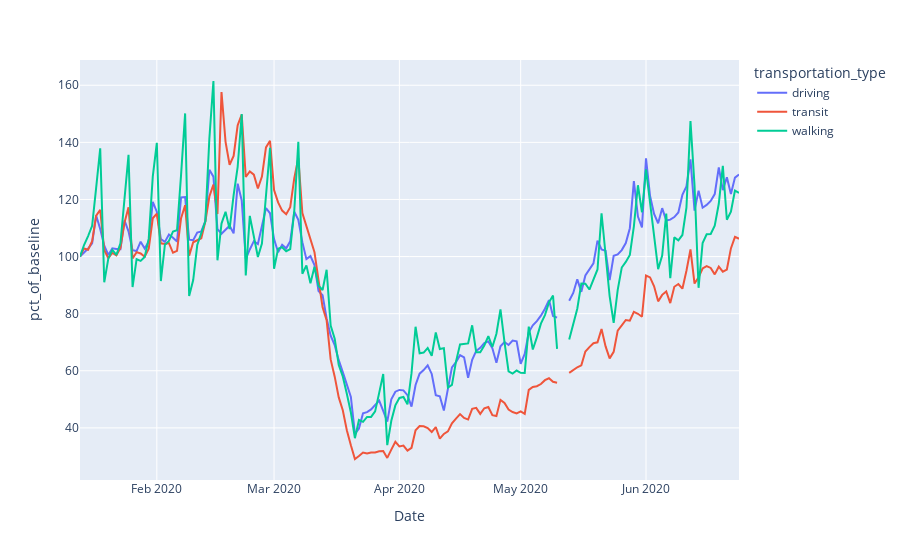

The notebook cell saved with this chart:
### Markdown cell above
There are 3 different types of transportation presented in this dataset: driving, transit and walking.
We visualize the development of each one in germany from the january 13th till now.

### Code cell
import plotly.express as px
#Make list of any cities to plot
to_show = ["Germany"]

#Plot
df = mobility_countries_melted[mobility_countries_melted["region"].isin(to_show)]
fig = px.line(df, x="Date", y="pct_of_baseline", color="transportation_type",
              line_group="region", hover_name="region")
fig.show()

### Figure 1 — Plotly figure (JSON) as saved in the notebook; plotly's stock layout.template omitted (floating-point values rounded to 4 significant figures; data arrays with more than 128 entries replaced by an {"elided": "..."} marker saying what was removed)
{"data": [{"hovertemplate": "<b>%{hovertext}</b><br><br>transportation_type=driving<br>region=Germany<br>Date=%{x}<br>pct_of_baseline=%{y}<extra></extra>", "hovertext": {"elided": "167 str values"}, "legendgroup": "driving", "line": {"color": "#636efa", "dash": "solid"}, "mode": "lines", "name": "driving", "orientation": "v", "showlegend": true, "type": "scatter", "x": {"elided": "167 str values"}, "xaxis": "x", "y": {"elided": "167 mixed values"}, "yaxis": "y"}, {"hovertemplate": "<b>%{hovertext}</b><br><br>transportation_type=transit<br>region=Germany<br>Date=%{x}<br>pct_of_baseline=%{y}<extra></extra>", "hovertext": {"elided": "167 str values"}, "legendgroup": "transit", "line": {"color": "#EF553B", "dash": "solid"}, "mode": "lines", "name": "transit", "orientation": "v", "showlegend": true, "type": "scatter", "x": {"elided": "167 str values"}, "xaxis": "x", "y": {"elided": "167 mixed values"}, "yaxis": "y"}, {"hovertemplate": "<b>%{hovertext}</b><br><br>transportation_type=walking<br>region=Germany<br>Date=%{x}<br>pct_of_baseline=%{y}<extra></extra>", "hovertext": {"elided": "167 str values"}, "legendgroup": "walking", "line": {"color": "#00cc96", "dash": "solid"}, "mode": "lines", "name": "walking", "orientation": "v", "showlegend": true, "type": "scatter", "x": {"elided": "167 str values"}, "xaxis": "x", "y": {"elided": "167 mixed values"}, "yaxis": "y"}], "layout": {"legend": {"title": {"text": "transportation_type"}, "tracegroupgap": 0}, "margin": {"t": 60}, "xaxis": {"anchor": "y", "domain": [0, 1], "title": {"text": "Date"}}, "yaxis": {"anchor": "x", "domain": [0, 1], "title": {"text": "pct_of_baseline"}}}}
